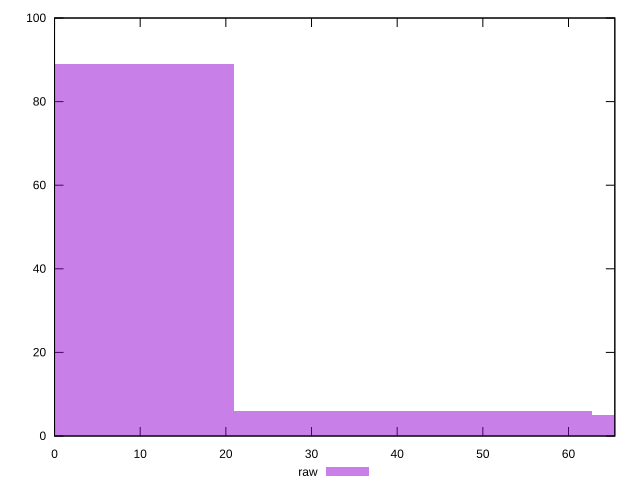

The gnuplot source for this figure:
reset

$raw <<EOF
0 89
41.84407918791946 6
83.68815837583892 5
EOF

set key outside below
set boxwidth 41.84407918791946
set xrange [0:65.40700054168701]
set yrange [0:100]
set trange [0:100]
set style fill transparent solid 0.5 noborder
set terminal svg size 640, 490 enhanced background rgb 'white'
set output "reports/report_00032_2021-02-25T10-28-15.087Z/uses-rel-preconnect/samples/music/raw/histogram.svg"

plot $raw title "raw" with boxes

reset
